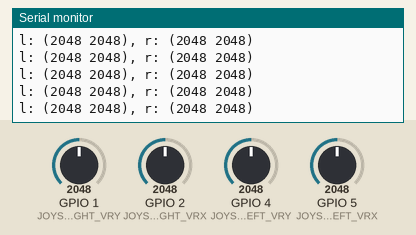
Simulated run of this sketch. Board: ESP32. Shown: the last lines printed to the serial monitor. The inputs (shaded band) are chosen by the test bench; at power-on: GPIO 2 (JOYSTICK_RIGHT_VRX) = 2048, GPIO 1 (JOYSTICK_RIGHT_VRY) = 2048, GPIO 4 (JOYSTICK_LEFT_VRY) = 2048, GPIO 5 (JOYSTICK_LEFT_VRX) = 2048.

Above: at 1.2 s.
1.3 s: GPIO 2 (JOYSTICK_RIGHT_VRX) set to 2866
At 1.32 s:
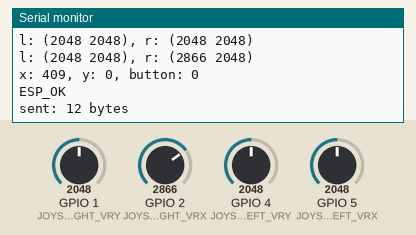
2.8 s: GPIO 1 (JOYSTICK_RIGHT_VRY) set to 2866
At 2.83 s:
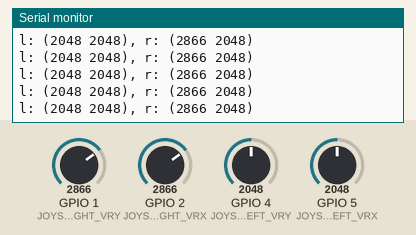
4.3 s: GPIO 4 (JOYSTICK_LEFT_VRY) set to 2866
At 4.35 s:
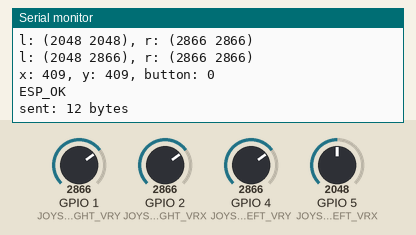
5.8 s: GPIO 5 (JOYSTICK_LEFT_VRX) set to 2866
At 5.86 s:
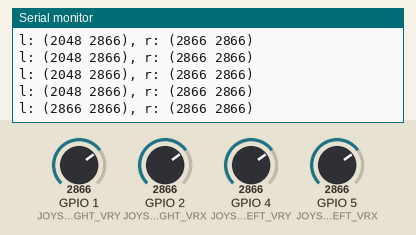
7.3 s: GPIO 1 (JOYSTICK_RIGHT_VRY) set to 3972
At 7.38 s:
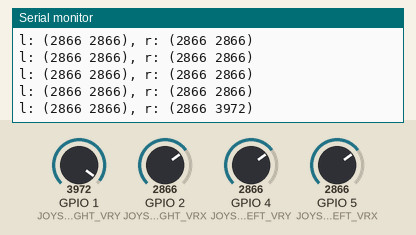
8.8 s: GPIO 2 (JOYSTICK_RIGHT_VRX) set to 3972
At 8.89 s:
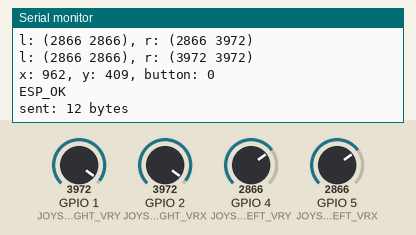
Timing chart, 0 to 11.3 s (numbered marks = the images above; inputs shaded):
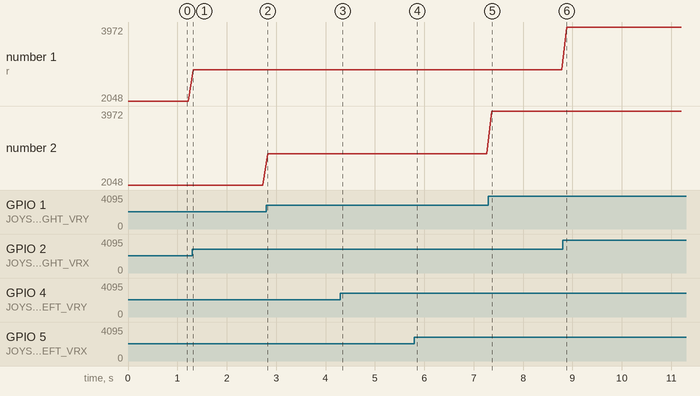

The sketch:

controller.ino
```cpp
#include <esp_now.h>
#include <WiFi.h>
#include <esp_err.h>
//#include <Bluepad32.h>x  aaaa

//#define RIGHT_BUTTON    1
//#define UP_BUTTON       2
#define JOYSTICK_LEFT_VRX     5
#define JOYSTICK_LEFT_VRY     4
#define JOYSTICK_RIGHT_VRX    2
#define JOYSTICK_RIGHT_VRY    1
#define BUTTON_1     18
//#define A_BUTTON        21
//#define B_BUTTON        47

// 80:b5:4e:e3:e1:2c
uint8_t receiver_address[] = {0x80, 0xb5, 0x4e, 0xe3, 0xe1, 0x2c};  // replace with your MAC address found with the other code
esp_now_peer_info_t receiver_peer;

typedef struct {
  int vel_x; // -1023 - 1023
  int vel_y; // -1023 - 1023
  bool button;
} message_data;

message_data curData;
message_data prevData;

void setup() {
  // put your setup code here, to run once:
  Serial.begin(115200);
  while (!Serial);
  Serial.println("Hello World");
//  pinMode(RIGHT_BUTTON, INPUT_PULLUP);    // this means the pin when
//  // pinMode(LEFT_BUTTON,  INPUT_PULLUP);    // not pressed will be
//  pinMode(UP_BUTTON,    INPUT_PULLUP);    // read as HIGH or 1
//  // pinMode(DOWN_BUTTON,  INPUT_PULLUP);
//  pinMode(A_BUTTON,     INPUT_PULLUP);    // to use properly other
//  pinMode(B_BUTTON,     INPUT_PULLUP);    // button side to gnd

  pinMode(JOYSTICK_LEFT_VRX, INPUT);
  pinMode(JOYSTICK_LEFT_VRY, INPUT);
  pinMode(JOYSTICK_RIGHT_VRX,  INPUT);
  pinMode(JOYSTICK_RIGHT_VRY, INPUT);
  pinMode(BUTTON_1, INPUT);

  WiFi.mode(WIFI_MODE_STA);   // Arduino's wifi library, internally sets up the espressif wifi stack
  // code crashes without the WiFi.mode(WIFI_MODE_STA); line.

  // Init ESP-NOW
  if (esp_now_init() != ESP_OK) {
    Serial.println("Error initializing ESP-NOW");
    return;
  }

  Serial.println("creating esp_now peer");
  Serial.flush();
  memcpy(receiver_peer.peer_addr, receiver_address, 6);
  receiver_peer.channel = 1;
  receiver_peer.encrypt = false;
  // receiver_peer.lmk;   // used for encryption
  receiver_peer.ifidx = WIFI_IF_STA;

  Serial.println("registering esp_now peer");
  Serial.flush();
  esp_now_add_peer(&receiver_peer);

  Serial.println("Finished initialising ESP-now");

  Serial.flush();
}

int abs(int i) {
  return i > 0 ? i : -i;
}

void loop() {
  Serial.printf("l: (%d %d), r: (%d %d)\n",
    analogRead(JOYSTICK_LEFT_VRX),
    analogRead(JOYSTICK_LEFT_VRY),
    analogRead(JOYSTICK_RIGHT_VRX),
    analogRead(JOYSTICK_RIGHT_VRY)
  );
  curData.vel_y = analogRead(JOYSTICK_LEFT_VRY); // 0 - 4096
  curData.vel_x = analogRead(JOYSTICK_RIGHT_VRX); // 0 - 4096
  curData.vel_y -= 2048;
  curData.vel_x -= 2048;
  curData.vel_y /= 2;
  curData.vel_x /= 2;

  if (
    abs(curData.vel_x - prevData.vel_x) > 5 ||
    abs(curData.vel_y - prevData.vel_y) > 5 ||
    curData.button != prevData.button
  ) {
    Serial.printf("x: %d, y: %d, button: %d\n",
                  curData.vel_x,
                  curData.vel_y,
                  curData.button
                 );

    memcpy(&prevData, &curData, sizeof(curData));
    esp_err_t error = esp_now_send(receiver_address, (uint8_t*)&curData, sizeof(curData));    // works for every primitive datatype
    Serial.println(esp_err_to_name(error));
    if (error == ESP_OK) {
      Serial.printf("sent: %d bytes\n", sizeof(curData));
    }
    if (error == ESP_ERR_ESPNOW_NO_MEM) {
      Serial.printf("error occured, increasing delay time next time");
    }
  }
  delay(100);   // decrease for a higher polling rate, recommended to stay above 30ms due to ESP_NOW limitation
}
```

Measured:
- after the input at 1.3 s, the serial monitor: prints a new line at once (image 1)
- after the input at 4.3 s, the serial monitor: prints a new line at once (image 3)
- after the input at 5.8 s, the serial monitor: prints a new line after 0.06 s (image 4)
- after the input at 7.3 s, the serial monitor: prints a new line after 0.07 s (image 5)
- after the input at 8.8 s, the serial monitor: prints a new line after 0.08 s (image 6)
- plotted number 1: 2048 → 2866 after the input at 1.3 s
- plotted number 2: 2866 → 3972 after the input at 7.3 s
